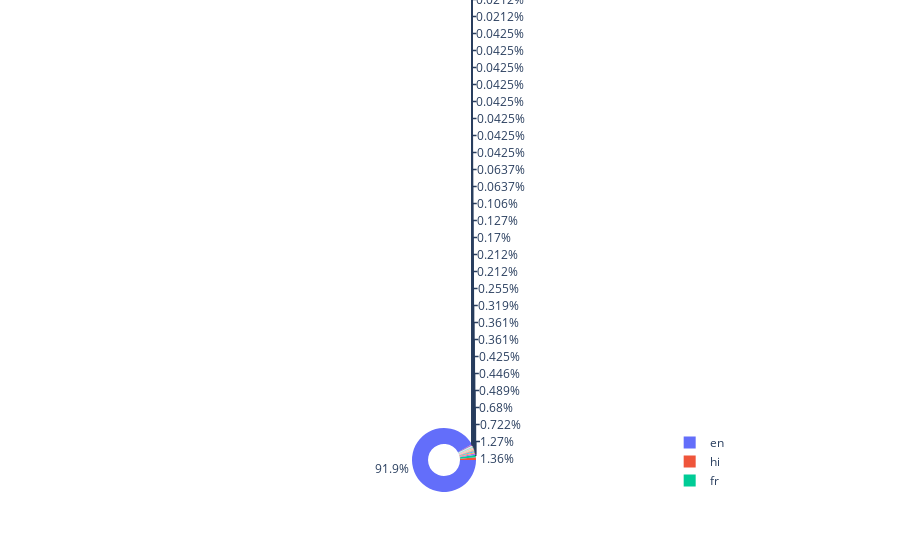

This figure's notebook cell:
### Markdown cell above
### 3.2. Data Exploration

### Code cell
import plotly.express as px

fig_lan = px.pie(datas, names='original_language')
fig_lan.update_traces(hole=0.5)
fig_lan.update_traces(rotation=90)
fig_lan.show()

### Figure 1 — Plotly figure (JSON) as saved in the notebook; plotly's stock layout.template omitted (floating-point values rounded to 4 significant figures; data arrays with more than 128 entries replaced by an {"elided": "..."} marker saying what was removed)
{"data": [{"domain": {"x": [0, 1], "y": [0, 1]}, "hole": 0.5, "hovertemplate": "original_language=%{label}<extra></extra>", "labels": {"elided": "4708 str values"}, "legendgroup": "", "name": "", "rotation": 90, "showlegend": true, "type": "pie"}], "layout": {"legend": {"tracegroupgap": 0}, "margin": {"t": 60}}}
